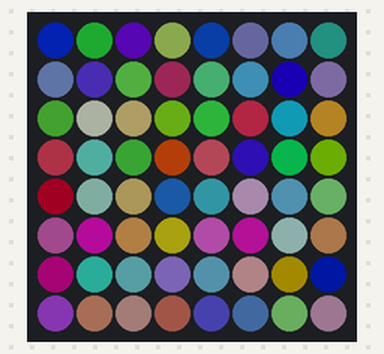
This sketch was run on a simulated Arduino Uno, built with avr-gcc and run on an emulated ATmega328P. Parts: 8×8 RGB LED matrix (first LED top left, wired row by row). Dim RGB values are drawn brighter than linear; random numbers use the default seed unless the sketch sets one.

Above: at 0.17 s.
At 4.91 s:
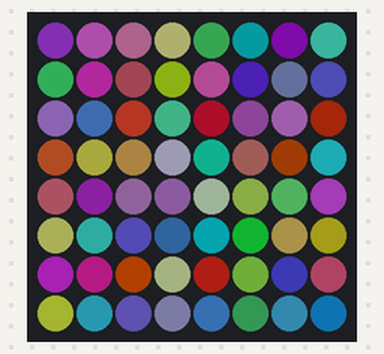
At 9.96 s:
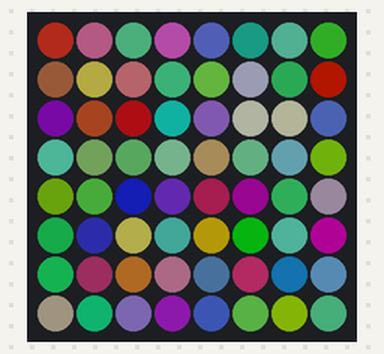
At 19.75 s:
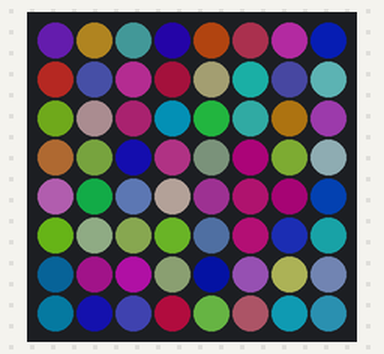
At 29.53 s:
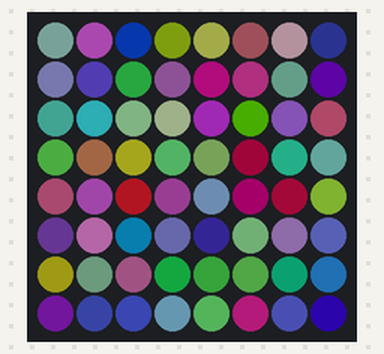
At 39.64 s:
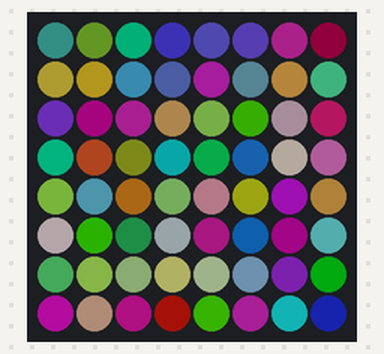

The sketch:

coresaleatorias.ino
```cpp
#include <FastLED.h>

#define LED_PIN  3

#define COLOR_ORDER GRB


#define CHIPSET     WS2811

#define BRIGHTNESS 64

CRGB branco = CRGB ( 255, 255, 255);

CRGB vermelho = CRGB ( 255, 0, 0);

const uint8_t kMatrixWidth = 8;
const uint8_t kMatrixHeight = 8;


const bool    kMatrixSerpentineLayout = false;
const bool    kMatrixVertical = false;


uint16_t XY( uint8_t x, uint8_t y)
{
  uint16_t i;

  if( kMatrixSerpentineLayout == false) {
    if (kMatrixVertical == false) {
      i = (y * kMatrixWidth) + x;
    } else {
      i = kMatrixHeight * (kMatrixWidth - (x+1))+y;
    }
  }

  if( kMatrixSerpentineLayout == true) {
    if (kMatrixVertical == false) {
      if( y & 0x01) {
        // Odd rows run backwards
        uint8_t reverseX = (kMatrixWidth - 1) - x;
        i = (y * kMatrixWidth) + reverseX;
      } else {
        // Even rows run forwards
        i = (y * kMatrixWidth) + x;
      }
    } else { // vertical positioning
      if ( x & 0x01) {
        i = kMatrixHeight * (kMatrixWidth - (x+1))+y;
      } else {
        i = kMatrixHeight * (kMatrixWidth - x) - (y+1);
      }
    }
  }

  return i;
}

#define NUM_LEDS (kMatrixWidth * kMatrixHeight)
CRGB leds_plus_safety_pixel[ NUM_LEDS + 1];
CRGB* const leds( leds_plus_safety_pixel + 1);

uint16_t XYsafe( uint8_t x, uint8_t y)
{
  if( x >= kMatrixWidth) return -1;
  if( y >= kMatrixHeight) return -1;
  return XY(x,y);
}


void loop()
{

    for( int led = 0; led < 64; led++){

     leds[led] = CRGB ( rand() % 255, rand() % 255, rand() % 255 );

    }

    FastLED.show();

    delay(300);

}


void setup() {
  FastLED.addLeds<CHIPSET, LED_PIN, COLOR_ORDER>(leds, NUM_LEDS).setCorrection(TypicalSMD5050);
  FastLED.setBrightness( BRIGHTNESS );
}
```
